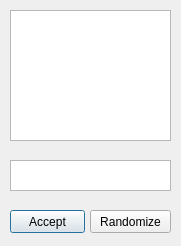
<?xml version="1.0" encoding="UTF-8"?>
<ui version="4.0">
 <class>Dialog</class>
 <widget class="QDialog" name="Dialog">
  <property name="geometry">
   <rect>
    <x>0</x>
    <y>0</y>
    <width>181</width>
    <height>246</height>
   </rect>
  </property>
  <property name="windowTitle">
   <string>Dialog</string>
  </property>
  <widget class="QTextEdit" name="name_entry">
   <property name="geometry">
    <rect>
     <x>10</x>
     <y>160</y>
     <width>161</width>
     <height>31</height>
    </rect>
   </property>
  </widget>
  <widget class="QTextBrowser" name="message_display">
   <property name="geometry">
    <rect>
     <x>10</x>
     <y>10</y>
     <width>161</width>
     <height>131</height>
    </rect>
   </property>
  </widget>
  <widget class="QPushButton" name="randomize">
   <property name="geometry">
    <rect>
     <x>90</x>
     <y>210</y>
     <width>81</width>
     <height>23</height>
    </rect>
   </property>
   <property name="text">
    <string>Randomize</string>
   </property>
  </widget>
  <widget class="QPushButton" name="accept">
   <property name="geometry">
    <rect>
     <x>10</x>
     <y>210</y>
     <width>75</width>
     <height>23</height>
    </rect>
   </property>
   <property name="text">
    <string>Accept</string>
   </property>
   <property name="default">
    <bool>true</bool>
   </property>
  </widget>
 </widget>
 <resources/>
 <connections/>
</ui>
